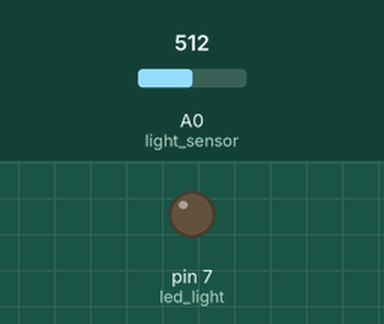
Simulated run of this sketch. Board: Arduino Uno, built with avr-gcc and run on an emulated ATmega328P. On the bench: output pins drawn as LEDs (lit = HIGH). The inputs (shaded band) are chosen by the test bench; at power-on: A0 (light_sensor) = 512. WiFi joins after 1.5 s; servers stay silent unless stated; what the sketch prints to the serial monitor is not drawn.

Above: at 2.7 s.
2.8 s: A0 (light_sensor) set to 417
6.1 s: A0 (light_sensor) set to 389
At 10.4 s:
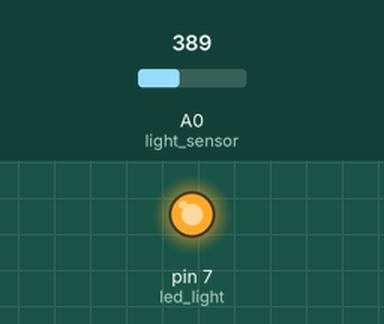
10.8 s: A0 (light_sensor) set to 511
At 14.0 s:
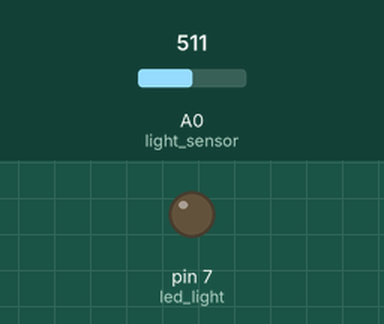
17.1 s: A0 (light_sensor) set to 306
At 20.6 s:
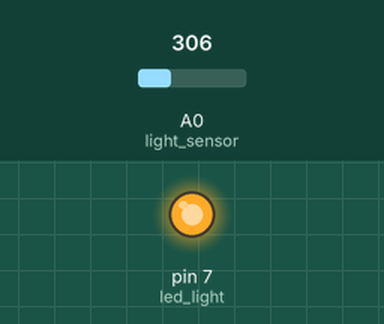
Timing chart, 0 to 22.1 s (numbered marks = the images above; inputs shaded):
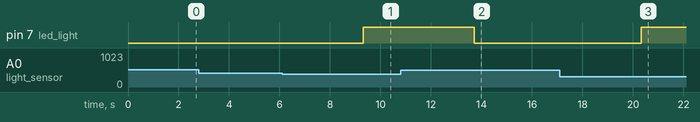

The sketch:

light_sensor_sendAPI.ino
```cpp
#include <Arduino.h>
#include <SPI.h>
#include <Ethernet2.h>

byte mac[] = { 0xDE, 0xAD, 0xBE, 0xEF, 0xFE, 0xED };

//HUEのipアドレス
char server[] = "192.168.1.41";
//Arduinoのipアドレス
IPAddress ip(192, 168, 1, 100);
EthernetClient client;

const int light_sensor = A0;
const int led_light   = 7;
int setValue = 400;

void setup()
{
    pinMode(led_light, OUTPUT);
    Serial.begin(9600);

    if (Ethernet.begin(mac) == 0) {
     Ethernet.begin(mac, ip);
   }
}

void loop()
{
    int sensorValue = analogRead(light_sensor);
    Serial.println(sensorValue);

    sendData(sensorValue);

    if(sensorValue < setValue)
    {
        digitalWrite(led_light, HIGH);
        Serial.println("暗いよ");
    }
    else
    {
        digitalWrite(led_light, LOW);
        Serial.println("明るいよ");
    }
    delay(1000);
}

void sendData(int data)
{

    if(data < setValue)
    {
        client.connect(server, 80);
        String s = "{\"on\":true}";
        Serial.println("connected");
        client.println("PUT /api/phYo8RzEFFZIwCv4lXMUw9BkxqqLHq7-GFL6qztR/lights/3/state HTTP/1.1");
        client.println("Host: 192.168.1.41");
        client.println("Content-Length: " + String(s.length()));
        Serial.println("Content-Length: " + String(s.length()));
        client.println("");
        client.println(s);
        Serial.println(s);
        client.stop();
    }
    else
    {
        client.connect(server, 80);
        String s = "{\"on\":false}";
        Serial.println("connected");
        client.println("PUT /api/phYo8RzEFFZIwCv4lXMUw9BkxqqLHq7-GFL6qztR/lights/3/state HTTP/1.1");
        client.println("Host: 192.168.1.41");
        client.println("Content-Length: " + String(s.length()));
        Serial.println("Content-Length: " + String(s.length()));
        client.println("");
        client.println(s);
        Serial.println(s);
        client.stop();
    }

    delay(1000);
}
```

Measured:
- the behaviour switches between 400 and 399 on A0 (light_sensor) (found by bisection; images 0 and 1)
- after the input at 2.8 s, every drawn part: stays the same
- after the input at 6.1 s, pin 7 (led_light): LOW → HIGH after 3.2 s
- after the input at 10.8 s, pin 7 (led_light): HIGH → LOW after 2.9 s
- after the input at 17.1 s, pin 7 (led_light): LOW → HIGH after 3.2 s
